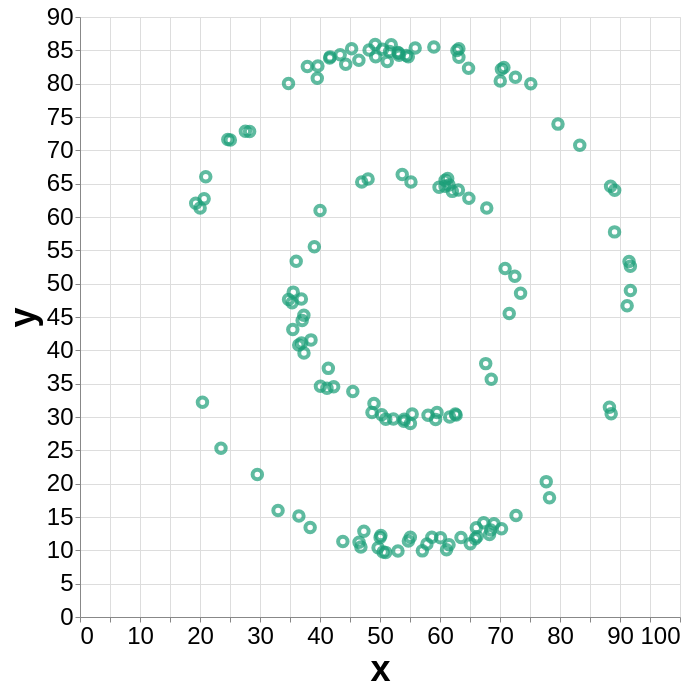

Here is the Vega-Lite specification saved for this chart:
### Vega-Lite specification from a JSON file in a GitHub repository (floating-point values rounded to 4 significant figures; data arrays with more than 128 entries replaced by an {"elided": "..."} marker saying what was removed)
{"config": {"view": {}, "mark": {}, "axis": {"labelFontSize": 24, "titleFontSize": 36}}, "data": {"values": {"elided": "142 records"}}, "mark": {"type": "point", "color": "#1b9e77"}, "encoding": {"size": {"value": 90}, "strokeWidth": {"value": 4}, "x": {"type": "quantitative", "field": "x"}, "y": {"type": "quantitative", "field": "y"}}, "height": 600, "width": 600, "$schema": "https://vega.github.io/schema/vega-lite/v5.json"}
